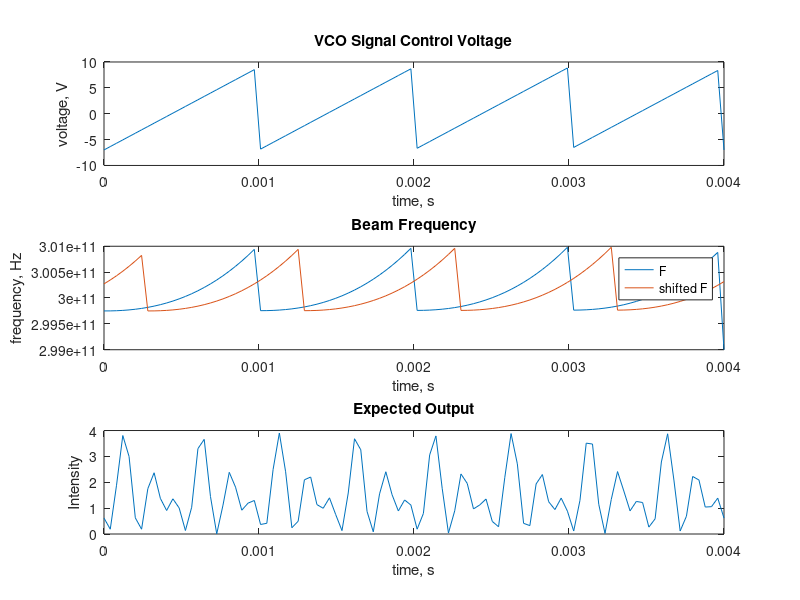

Write the MATLAB code that produced this figure.
% Attempt to simulate combinter polerimeter interferometer per Howard/Hicks, 2012

clear all
close all

% fundamental constants
c = 3e8; %  m/s

% sweep frequency extrema
freq1 = 300e9; % Hz
freq2 = 299e9; % Hz
freqDiff = abs( freq1 - freq2 ); % Hz

% fundamental modulation frequency
freqMod = 1000; % Hz

% modulation harmonics
harmN2 = 2; % second, multiples of modulation frequency
harmN4 = 4; % fourth, ''
harmN6 = harmN2 + harmN4; % sixth, ''

% <begin> assumption
%   wavelength differences throughout sweep are negligible
% <end>

% radiation wavelength
lambda = c / mean( [freq1, freq2] ); % m

% transmitter / receiver characteristics
sampleRate = 25000; % Hz

% signal characteristics
signalLeng = 1e2; % frames, 1 per time increment
simDuration = signalLeng / sampleRate; % s

% generate test phase shift due to plasma
r_e = 2.82e-15; % m
n_e = 15e19; % 1/m^3
L = 0.25; % m
testDegPHI = r_e * lambda * L * n_e; % deg
testRadPHI = deg2rad( testDegPHI ); % rad

% generate test Faraday rotation due to parallel B field
B = 1.5; % T
testDegPSI = 2.6e-13 * lambda^2 * L * n_e * B; % deg
testRadPSI = deg2rad( testDegPSI ); % rad

% generate time vector
t = linspace( 0, simDuration, signalLeng); % s
% time increment
dt = simDuration / length( t );

% generate expected detector waveform
I_0 = 1;
I_lo = 1;
I = I_lo + I_0/2 + ...
    I_0/2 * cos( 2 * pi * freqMod * harmN2 * t + 2 * testDegPSI ) + ...
    sqrt( I_0 * I_lo ) * cos( 2 * pi * freqMod * harmN4 * t + testDegPHI - testDegPSI ) + ...
    sqrt( I_0 * I_lo ) * cos( 2 * pi * freqMod * harmN6 * t + testDegPHI + testDegPSI );

% sweep period
sweepT = 1 / freqMod;

% number of points per sweep
nInSweep = floor( sweepT / dt );

% number of complete sweeps over sim duration
nSweeps = floor( length( t ) / nInSweep );

% generate sawtooth Voltage(t) vector
VCOvMinIn = 1; % V
VCOvMaxIn = 9; % V
VCOvRange = VCOvMaxIn - VCOvMinIn; % V
VCOincrement = VCOvRange / nInSweep;

% complete voltage vector at fundamental frequency, freqMod
V = VCOvRange * sawtooth( 2*pi*freqMod*t ) + VCOvMinIn;

% generate nonlinear unit time vector
tPUnit = linspace( .5, 1, nInSweep ).^2;
tPUnit = repmat( tPUnit, 1, nSweeps );
nTail = length( t ) - length( tPUnit );
tPUnit = [ tPUnit, tPUnit( 1 : nTail ) ];

% complete non linear frequency vector at fundamental frequency
F = freqDiff * sawtooth( 2 * pi * freqMod * t ) .* tPUnit + freq1;

% display control voltage(t), beam frequency(t)
subplot( 3, 1, 1 )
plot( t, V )
title( 'VCO Signal Control Voltage' )
xlabel( 'time, s' )
ylabel( 'voltage, V' )

% interferometer phase shift
puPHIshift = testDegPHI / 360;
shiftIndex1 = round( nInSweep * puPHIshift );

interF = [ F( nInSweep - shiftIndex1 : ( nInSweep - 1 )), F( 1 : end - shiftIndex1 ) ];

% polarimeter phase shift 
% puPSIshift = testDegPSI / 360;
% shiftIndex2 = round( ldsscc * puPSIshift );
% 
% interF = freqDiff * sawtooth( 2 * pi * freqMod * t * harmN1 - puPSIshift ) .* tPUnit + freq1;

subplot( 3, 1, 2 )
plot( t, F )
hold on 
plot( t, interF )
title( 'Beam Frequency' )
xlabel( 'time, s' )
ylabel( 'frequency, Hz' )
legend( 'F', 'shifted F' )
 
subplot( 3, 1, 3 )
plot( t, I )
title( 'Expected Output' )
xlabel( 'time, s' )
ylabel( 'Intensity' )
